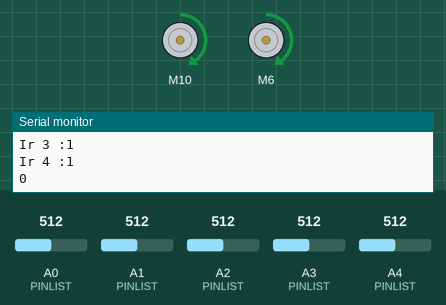
This sketch was run on a simulated Arduino Uno, built with avr-gcc and run on an emulated ATmega328P. Parts: 2 × DC motor (green arrow = forward, orange = backward, longer = faster), the last lines printed to the serial monitor. The test bench sets the inputs (shaded band); at power-on: A0 (PINLIST) = 512, A1 (PINLIST) = 512, A4 (PINLIST) = 512, A2 (PINLIST) = 512, A3 (PINLIST) = 512.

Above: at 1.2 s.
1.3 s: A0 (PINLIST) set to 60
4.7 s: A0 (PINLIST) set to 53
At 6.9 s:
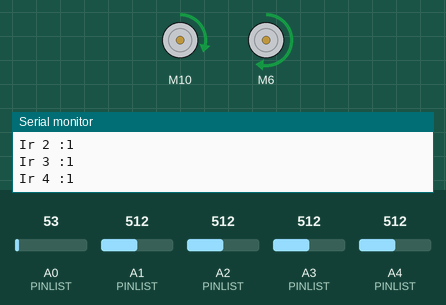
7.5 s: A1 (PINLIST) set to 59
9.2 s: A1 (PINLIST) set to 51
At 11.2 s:
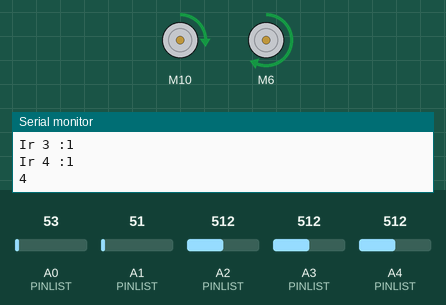
11.5 s: A4 (PINLIST) set to 62
13.2 s: A4 (PINLIST) set to 49
At 14.8 s:
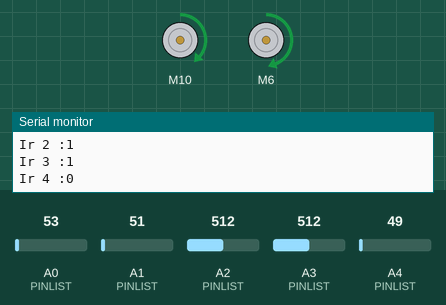
Timing chart, 0 to 16.3 s (numbered marks = the images above; inputs shaded):
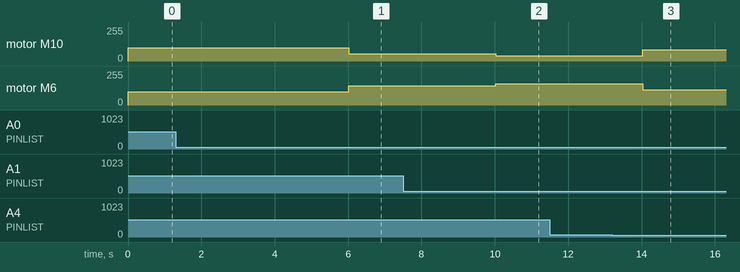

The sketch:

test_suivi_classique.ino
```cpp
#include "IRSensors.h"
#include "MoteurDouble.h"

// Configuration des capteurs IR (3 capteurs)
int PINLIST[5] = { A0, A1, A2, A3, A4 };  // Capteurs : Extrême gauche, Gauche, Centre, Droit, Extrême droit
int WEIGHTS[5] = { -3, -1, 0, 1, 3 };     // Poids plus précis pour calcul de position
IRSensors ir1(5, PINLIST, WEIGHTS);

// Configuration des moteurs
int AIN1 = 10;
int AIN2 = 11;
int BIN1 = 6;
int BIN2 = 5;
MoteurDouble motorController(AIN1, AIN2, BIN1, BIN2);

// Paramètres de suivi de ligne
int baseSpeed = 100;  // Vitesse de base
float Kp = 15.0;      // Coefficient proportionnel pour correction

void setup() {
  Serial.begin(115200);
}

void loop() {
  int position = ir1.getPosition(); // Lire la position de la ligne
  int error = position;          // L'erreur est la position de la ligne (idéalement 0)

  int correction = Kp * error;   // Correction proportionnelle

  int leftSpeed = baseSpeed - correction;
  int rightSpeed = baseSpeed + correction;

  // Limiter la vitesse entre 0 et 150
  leftSpeed = constrain(leftSpeed, 0, 255);
  rightSpeed = constrain(rightSpeed, 0, 255);

  // Appliquer la correction aux moteurs
  motorController.move(1, leftSpeed);
  motorController.move(2, rightSpeed);

  // Affichage des valeurs pour debug
  for(int i=0; i<5; i++)
  {Serial.print("Ir "); Serial.print(i); Serial.print(" :"); Serial.println(ir1.getSensorInfo(i));
  }
  delay(1000);
  Serial.println(ir1.getPosition());
  delay(1000);
  Serial.print("Position: "); Serial.print(position);
  Serial.print(" | Correction: "); Serial.print(correction);
  Serial.print(" | Left Speed: "); Serial.print(leftSpeed);
  Serial.print(" | Right Speed: "); Serial.println(rightSpeed);

}
```

IRSensors.cpp
```cpp
#include "IRSensors.h"

IRSensors::IRSensors(int nbPin, int* pins, int* weights) {
  _nbPin = nbPin;
  _pins = new int[nbPin];
  for (int i = 0; i < nbPin; ++i) {
    _pins[i] = pins[i];
  }
  _weights = new int[nbPin];
  for (int i = 0; i < nbPin; ++i) {
    _weights[i] = weights[i];
  }
}

IRSensors::~IRSensors() {
  delete[] _pins;
  delete[] _weights;
}

void IRSensors::init() {
  for (int i = 0; i < _nbPin; ++i) {
    pinMode(_pins[i], INPUT);
  }
}

int IRSensors::getSensorInfo(int pin) {
  if (analogRead(pin) > 55) {
    return 1;
  } else {
    return 0;
  }
}

int IRSensors::getPosition() {
  int score = 0;
  int captorOn = 0;

  for (int i = 0; i < _nbPin; i++) {
    if (getSensorInfo(_pins[i]) == 1) {  // Utilisation des _pins[i]
      score += _weights[i];
      captorOn++;
    }
  }
    return score;

}

int IRSensors::getpin(int i) {
  return _pins[i];  // Renvoie le pin à l'index i
}
```

IRSensors.h
```cpp
#ifndef IRSensors_H
#define IRSensors_H

#include <Arduino.h>

class IRSensors{
  public :
  IRSensors(int nbPin, int* pins, int* weights);
  ~IRSensors();
  void init();
  int getSensorInfo(int pin);
  int getPosition();
  int getpin(int i);

  private :
  int _nbPin;
  int* _pins;
  int* _weights;
};


#endif
```

MoteurDouble.cpp
```cpp
#include "MoteurDouble.h"

// Constructor to initialize motor driver pins
MoteurDouble::MoteurDouble(int pwma, int dira, int pwmb, int dirb)
    : motorA(PWM_PWM, pwma, dira), motorB(PWM_PWM, pwmb, dirb) {}

// Initializes motor drivers (if needed)
void MoteurDouble::begin() {
    // Add initialization if necessary
}

// Move a specific motor at a given speed (positive for forward, negative for reverse)
void MoteurDouble::move(int motor, int speed) {
    if (motor == 1) {
        motorA.setSpeed(speed);
    } else if (motor == 2) {
        motorB.setSpeed(speed);
    }
}

// Stop both motors
void MoteurDouble::stop() {
    motorA.setSpeed(0);
    motorB.setSpeed(0);
}

// Moves the robot forward at the specified speed
void MoteurDouble::avancer(int speed) {
    motorA.setSpeed(speed);
    motorB.setSpeed(speed);
}

// Moves the robot backward at the specified speed
void MoteurDouble::reculer(int speed) {
    motorA.setSpeed(-speed);
    motorB.setSpeed(-speed);
}
```

MoteurDouble.h
```cpp
#ifndef MoteurDouble_H
#define MoteurDouble_H

#include <Arduino.h>
#include "CytronMotorDriver.h"

class MoteurDouble {
private:
    // Motor A and B driver configuration
    CytronMD motorA;
    CytronMD motorB;

public:
    // Constructor to initialize motor driver pins
    MoteurDouble(int pwma, int dira, int pwmb, int dirb);

    // Initializes motor drivers (if needed)
    void begin();

    // Move a specific motor at a given speed (positive for forward, negative for reverse)
    void move(int motor, int speed);

    // Stop both motors
    void stop();

    // Moves the robot forward at the specified speed
    void avancer(int speed);

    // Moves the robot backward at the specified speed
    void reculer(int speed);

};

#endif
```

Measured:
- the behaviour switches between 56 and 55 on A0 (PINLIST) (found by bisection; images 0 and 1)
- the behaviour switches between 56 and 55 on A4 (PINLIST) (found by bisection; images 2 and 3)
- after the input at 4.7 s, motor M10: forward 100/255 → forward 55/255 after 1.3 s; motor M6: forward 100/255 → forward 145/255 after 1.3 s
- after the input at 9.2 s, motor M10: forward 55/255 → forward 40/255 after 0.82 s; motor M6: forward 145/255 → forward 160/255 after 0.82 s
- after the input at 13.2 s, motor M10: forward 40/255 → forward 85/255 after 0.83 s; motor M6: forward 160/255 → forward 115/255 after 0.83 s
